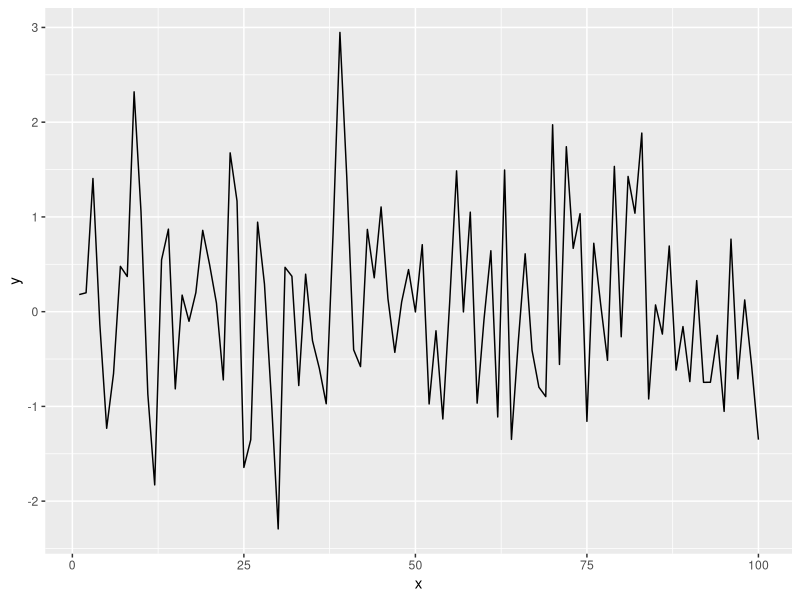

This chart was generated by the following R code:
## ---- chunk 1
library(tidyverse)
## ---- chunk 2
x = seq(1:100)
y = rnorm(100)
dat = data.frame(x, y)
ggplot(dat, aes(x = x, y = y)) +
geom_line()
